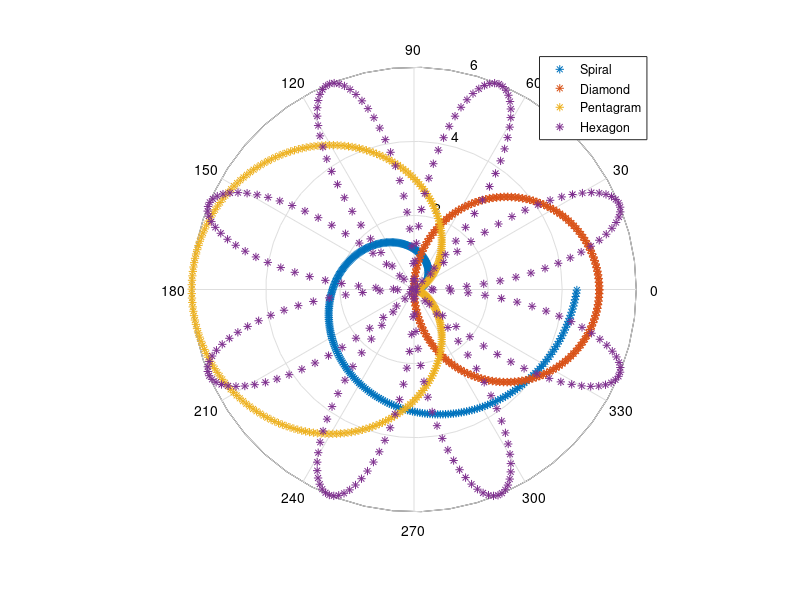

Write MATLAB code to recreate this figure.
clc;
clear;
close all;
theta=0:0.02:2*pi;
a1=0.7*theta;
a2=5*cos(theta);
a3=3*(1-cos(theta));
a4=6*sin(4*theta);
r=[a1; a2; a3; a4]
PolarGraph=polar(theta,r, "*");
set(PolarGraph, "LineWidth", 0.1);
legend("Spiral","Diamond","Pentagram","Hexagon");
